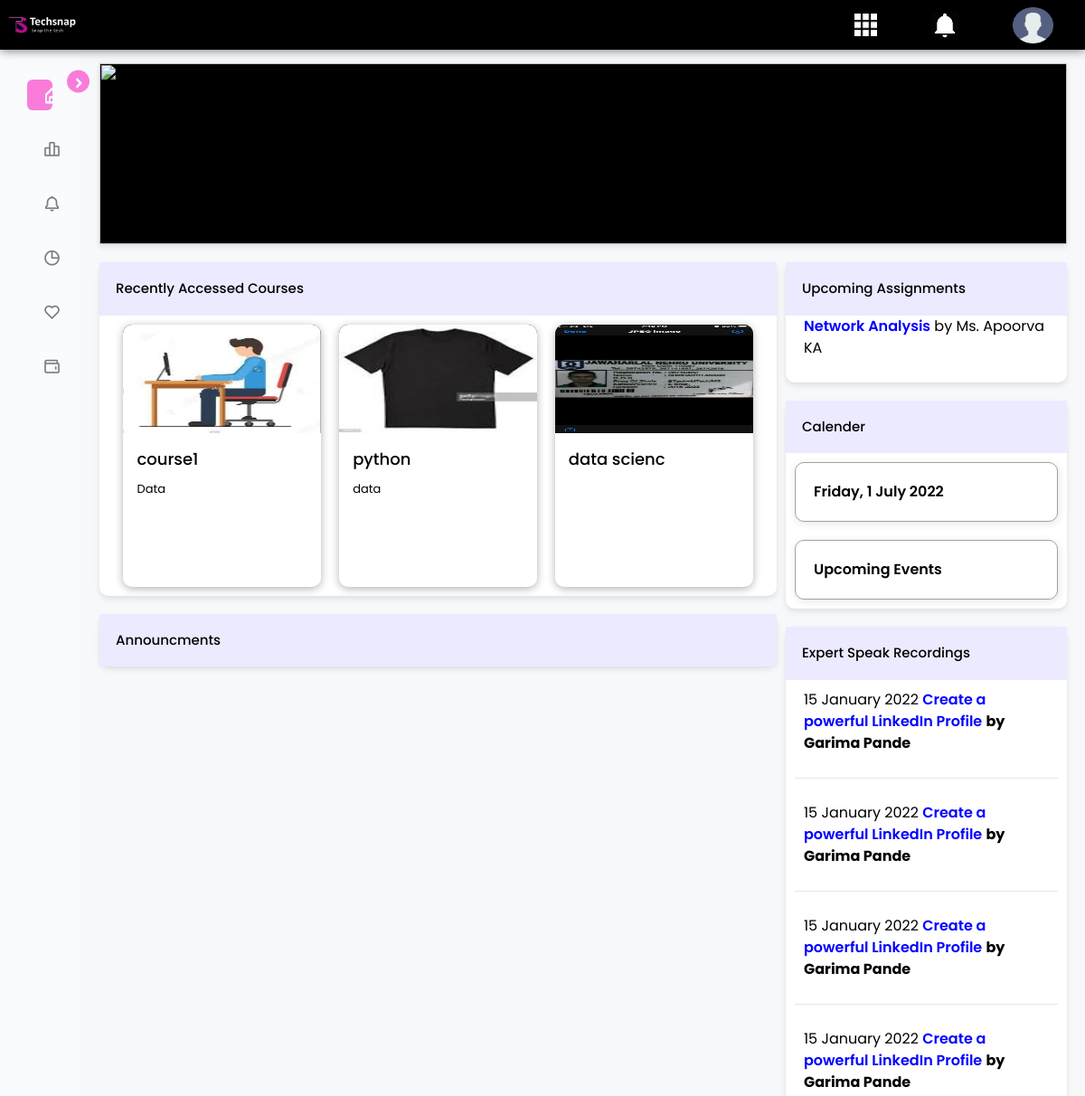
The page /all_courses/ (upper part) on the database as committed earlier.
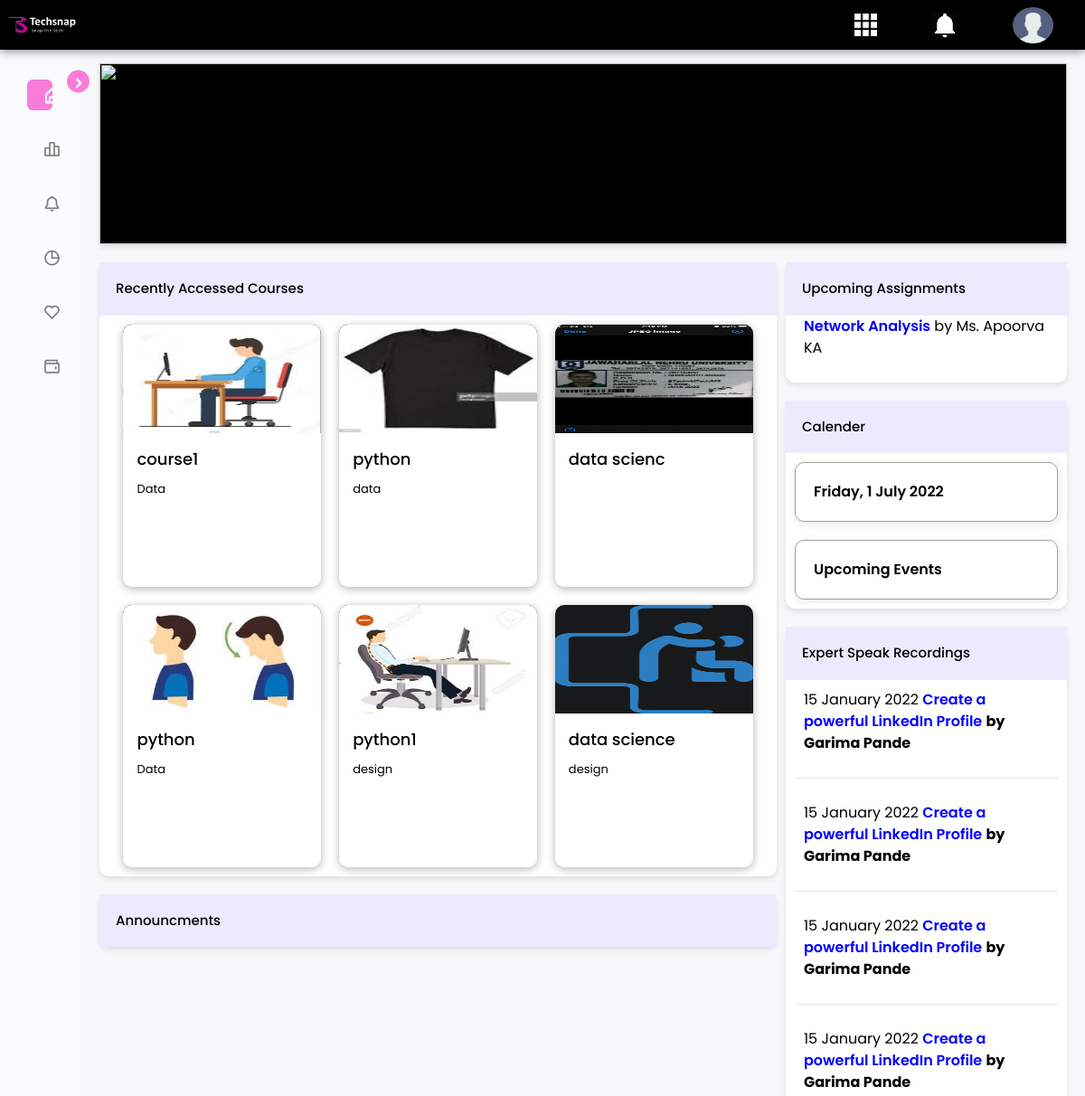
The same page on the database as committed later.
### courses/models.py (models this page shows, shortened)
class course(models.Model):
    title = models.CharField(max_length=200)
    category = models.CharField(max_length=200)
    image = models.ImageField(upload_to='courseImg', null=True, blank=True)
    created_by = models.ForeignKey(User, on_delete=models.CASCADE, related_name='created_courses', null=True)
    course_price = models.CharField(default='FREE', max_length=100)
    course_level = models.CharField(max_length=20, choices=[
            ('Beginner', 'Beginner'),
            ('Intermediate', 'Intermediate'),
            ('Advanced', 'Advanced')
        ],
        default='Beginner'
    )

### courses/views.py (the view)
# urls.py: path('all_courses/', views.all_courses, name='all-courses'),
def all_courses(request):
    all_courses = course.objects.all()
    return render(request, 'all_courses.html', { 'user':request.user,'all_courses':all_courses})

### templates/all_courses.html (shortened to what the changed rows need)
{%load static%}
<!DOCTYPE html>
<html lang="en">
{% load custom_tags %}
<head>
    <link rel="stylesheet" href="{% static "styles/all.css"%}">
    <link rel="stylesheet" href="{% static "styles/style1.css"%}">
    <link rel="stylesheet" href="https://stackpath.bootstrapcdn.com/bootstrap/4.5.0/css/bootstrap.min.css"
>
    <link href='https://unpkg.com/boxicons@2.1.1/css/boxicons.min.css' rel='stylesheet'>
</head>
<body>
    <div class="content-container">
        <section class="home">
            <div class="main-content">
                <div class="leftside-content">
                    <div class="my-courses-container">
                        <section class="content">
                            <div class="wrapper_tab-content">
                                <div class="course-list">
                                    {% for course in all_courses %}
                                    <div class="course-card">
                                        <img
                                            src="{{course.image.url}}">
                                        <div class="details">
                                            <a href="{% url 'courseDetail' course.id %}" target="_blank">{{course.title}}</a>
                                            <p>{{course.category}}</p>
                                        </div>
                                    </div>
                                    {% endfor %}
                            </div>
                        </section>
                    </div>
                </div>
            </div>
        </section>
    </div>
</body>
</html>

Rows that differ between the two databases and show on the page:
added course: image (picture), title "python", category "Data"
added course: image (picture), title "python1", category "design"
added course: image (picture), title "data science", category "design"
